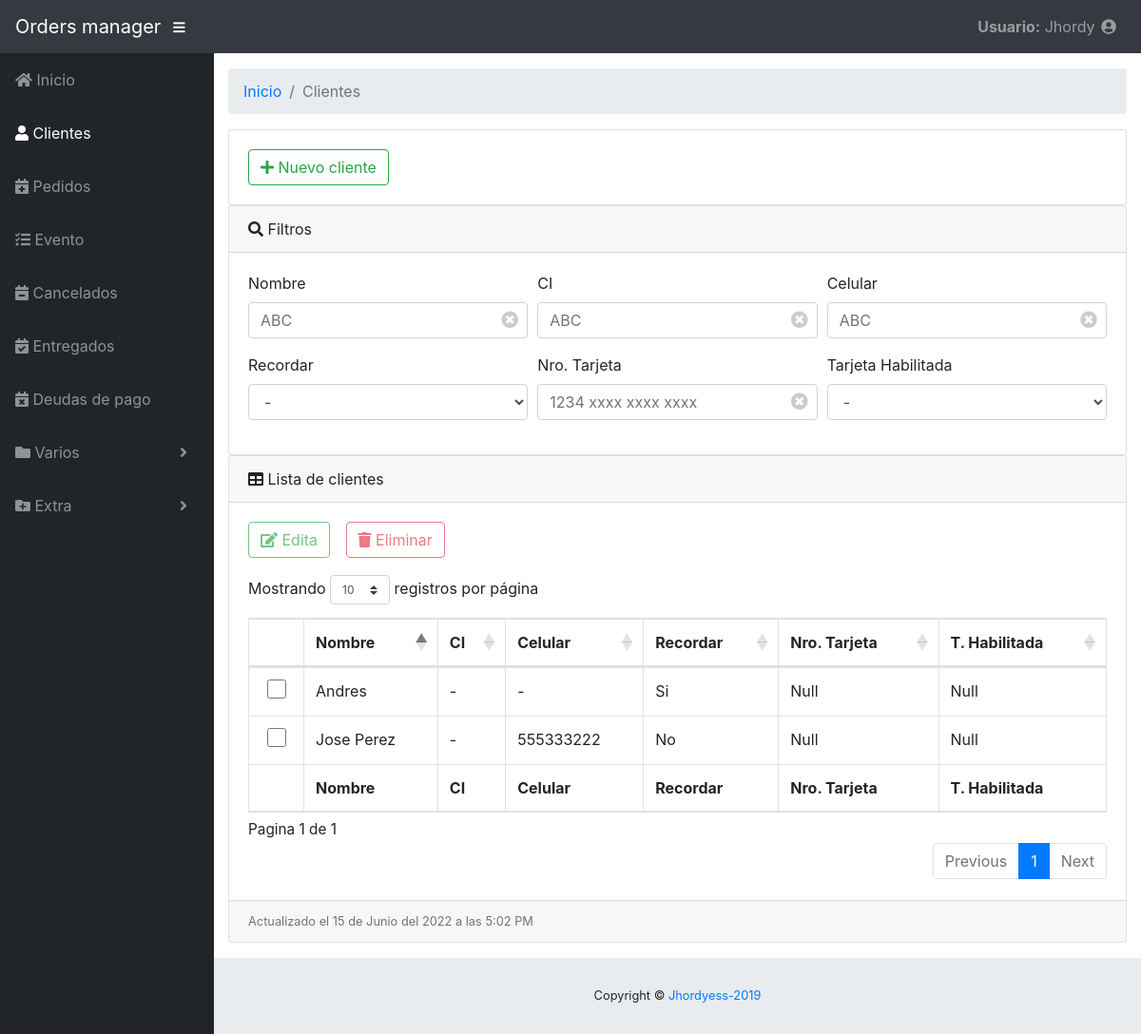
Page /php-app/src/Formularios/Cliente/frm_listar.php on the committed database.
### tables this page shows
CREATE TABLE `cliente` (
  `idcliente` int(11) NOT NULL,
  `nombre` varchar(100) NOT NULL,
  `ci` varchar(12) NOT NULL,
  `celular` varchar(12) NOT NULL,
  `sw` tinyint(1) NOT NULL,
  `idTarjeta` int(11) DEFAULT NULL
);

CREATE TABLE `historia` (
  `idHistoria` int(11) NOT NULL,
  `fecha` datetime NOT NULL,
  `tabla` varchar(100) NOT NULL
);

### php-app/src/Formularios/plantilla/procedimientos.php (called while the page is built, shortened)
<?php
function fecha($tabla, $con)
{
  $meses = array("Enero", "Febrero", "Marzo", "Abril", "Mayo", "Junio", "Julio", "Agosto", "Septiembre", "Octubre", "Noviembre", "Diciembre");
  $qry = "SELECT h.fecha FROM historia AS h WHERE h.tabla =  '" . $tabla . "' ORDER BY h.fecha DESC LIMIT 1";
  $rows = mysqli_fetch_array(mysqli_query($con, $qry));
  if ($rows) {
    $fec = new DateTime($rows['fecha']);
    return $fec->format('\A\c\t\u\a\l\i\z\a\d\o \e\l j \d\e ') . $meses[$fec->format('m') - 1] . $fec->format(' \d\e\l Y \a \l\a\s g:i A');
  } else {
    return "Fecha de actualización desconocida.";
  }
}

### php-app/src/Formularios/Cliente/frm_listar.php (the view, shortened to what this page needs)
<!DOCTYPE html>
<html lang='es'>
<head>
    <link href="https://cdn.jsdelivr.net/npm/bootstrap@4.1.3/dist/css/bootstrap.min.css" rel="stylesheet">
    <link href="https://cdnjs.cloudflare.com/ajax/libs/font-awesome/5.3.1/css/all.min.css" rel="stylesheet" type="text/css">
    <link href="https://cdn.datatables.net/1.10.19/css/dataTables.bootstrap4.css" rel="stylesheet">
    <link href="/Maquetacion/css/sb-admin.css" rel="stylesheet">
    <link href="/Maquetacion/css/JHDIII/tallas.css" rel="stylesheet">
    <link href="/Maquetacion/css/JHDIII/border-anim.css" rel="stylesheet">
</head>
<body id="page-top">
    <?php
    include("../cabezera.php");
    require("../conexion.php");
    ?>
    <div id="wrapper">
        <?php
        $g = 2;
        include("../plantilla/menu.php");
        echo menu(1, $g);
        ?>
        <div id="content-wrapper">
            <div class="container-fluid">
                <ol class="breadcrumb">
                    <li class="breadcrumb-item">
                        <a href="../Pagina principal.php">Inicio</a>
                    </li>
                    <li class="breadcrumb-item active">Clientes</li>
                </ol>
                <div class="card">
                    <div class="card-body">
                        <a href="frm_alta_mod.php?v=" class="btn btn-outline-success">
                            <i class="fas fa-plus"></i> Nuevo cliente</a>
                    </div>
                </div>
                <div class="card">
                    <div class="card-header">
                        <i class="fas fa-search"></i>
                        Filtros
                    </div>
                    <div class="card-body">
                        <div class="form-row">
                            <div class="form-group col-md-4">
                                <label for="src0">Nombre</label>
                                <input type="text" class="form-control" id="src0" placeholder="ABC">
                                <i id="clr0" class='fas fa-times-circle'></i>
                            </div>
                            <div class="form-group col-md-4">
                                <label for="src1">CI</label>
                                <input type="text" class="form-control" id="src1" placeholder="ABC">
                                <i id="clr1" class='fas fa-times-circle'></i>
                            </div>
                            <div class="form-group col-md-4">
                                <label for="src2">Celular</label>
                                <input type="text" class="form-control" id="src2" placeholder="ABC">
                                <i id="clr2" class='fas fa-times-circle'></i>
                            </div>
                            <div class="form-group col-md-4">
                                <label for="src3">Recordar</label>
                                <select class="form-control" id="src3">
                                    <option value="" selected="selected">-</option>
                                </select>
                            </div>
                            <div class="form-group col-md-4">
                                <label for="src4">Nro. Tarjeta</label>
                                <input type="text" class="form-control" id="src4" placeholder="1234 xxxx xxxx xxxx">
                                <i id="clr3" class='fas fa-times-circle'></i>
                            </div>
                            <div class="form-group col-md-4">
                                <label for="src5">Tarjeta Habilitada</label>
                                <select class="form-control" id="src5">
                                    <option value="" selected="selected">-</option>
                                </select>
                            </div>
                        </div>
                    </div>
                </div>
                <div class="card mb-3">
                    <div class="card-header">
                        <i class="fas fa-table"></i>
                        Lista de clientes
                    </div>
                    <div class="card-body">
                        <div class="table-responsive">
                            <form method="post">
                                <div class="operacion">
                                    <button type="submit" class="btn btn-outline-success" name="accion" value="1">
                                        <i class="fas fa-edit"></i> Edita
                                    </button>
                                    <button type="submit" class="btn btn-outline-danger" name="accion" value="2">
                                        <i class="fas fa-trash"></i> Eliminar
                                    </button>
                                </div>
                                <table class="display nowrap table table-bordered table-hover" id="registros" width="100%" cellspacing="0">
                                    <thead>
                                        <tr>
                                            <th></th>
                                            <th>Nombre</th>
                                            <th>CI</th>
                                            <th>Celular</th>
                                            <th>Recordar</th>
                                            <th>Nro. Tarjeta</th>
                                            <th>T. Habilitada</th>
                                        </tr>
                                    </thead>
                                    <tfoot>
                                        <tr>
                                            <th></th>
                                            <th>Nombre</th>
                                            <th>CI</th>
                                            <th>Celular</th>
                                            <th>Recordar</th>
                                            <th>Nro. Tarjeta</th>
                                            <th>T. Habilitada</th>
                                        </tr>
                                    </tfoot>
                                    <tbody>
                                        <?php
                                        $query = "select * from cliente";
                                        $out = mysqli_query($con, $query);
                                        while ($row = mysqli_fetch_array($out)) {
                                            echo "<tr>";
                                            echo "<td style='text-align:center'>";
                                            echo "<input type='checkbox' name='checked[]' value='" . $row[0] . "'>";
                                            echo "</td>";
                                            echo "<td>" . $row[1] . "</td>";
                                            echo "<td>" . $row[2] . "</td>";
                                            echo "<td>" . $row[3] . "</td>";
                                            if ($row[4] == '1') {
                                                echo "<td>Si</td>";
                                            } else {
                                                echo "<td>No</td>";
                                            }
                                            $nale = "Null";
                                            $nale2 = "Null";
                                            echo "<td>" . $nale . "</td>";
                                            if ($nale == "Null") {
                                                echo "<td>Null</td>";
                                            } else {
                                                if ($nale2 == "1") {
                                                    echo "<td>Si</td>";
                                                } else {
                                                    echo "<td>No</td>";
                                                }
                                            }
                                            echo "</tr>";
                                        }
                                        ?>
                                    </tbody>
                                </table>
                            </form>
                        </div>
                    </div>
                    <div class="card-footer small text-muted">
                        <?php
                        require_once('../plantilla/procedimientos.php');
                        echo fecha('cliente', $con);
                        ?>
                    </div>
                </div>
            </div>
            <?php
            include("../pie.php");
            ?>
        </div>
    </div>
</body>
</html>

### php-app/src/Maquetacion/css/sb-admin.css (style rules this page uses)
html { position: relative; min-height: 100%; }
body { height: 100%; }
#wrapper { display: -webkit-box; display: -ms-flexbox; display: flex; }
#wrapper #content-wrapper { overflow-x: hidden; width: 100%; padding-top: 1rem; padding-bottom: 80px; }
:root { --input-padding-x: 0.75rem; --input-padding-y: 0.75rem; }

### php-app/src/Maquetacion/css/JHDIII/tallas.css (style rules this page uses)
input[type="checkbox"] { width: 20px; height: 20px; }
.operacion { margin-bottom: 2%; }
#clrtalla, #clrnombreg, #clrcarnetd, #clrcelularc, #clrnombreh, #clrbancoa, #clr0, #clr1, #clr2, #clr3, #clr4, #clr5, #clr6, #clr7, #clr8, #clr9 { position: absolute; right: 15px; top: 25px; bottom: 0; height: 14px; margin: auto; font-size: 18px; cursor: pointer; color: #ccc; }

### rows in the picture
cliente: nombre "Andres", ci "-", celular "-", sw "Si", nale "Null"
cliente: nombre "Jose Perez", ci "-", celular "555333222", sw "No", nale "Null"
historia: fecha "Actualizado el 15 de Junio del 2022 a las 5:02 PM"

### other values in the picture
$nombre "Inicio Clientes Pedidos Evento Cancelados Entregados Deudas de pago"
$nombre "Varios Extra"
